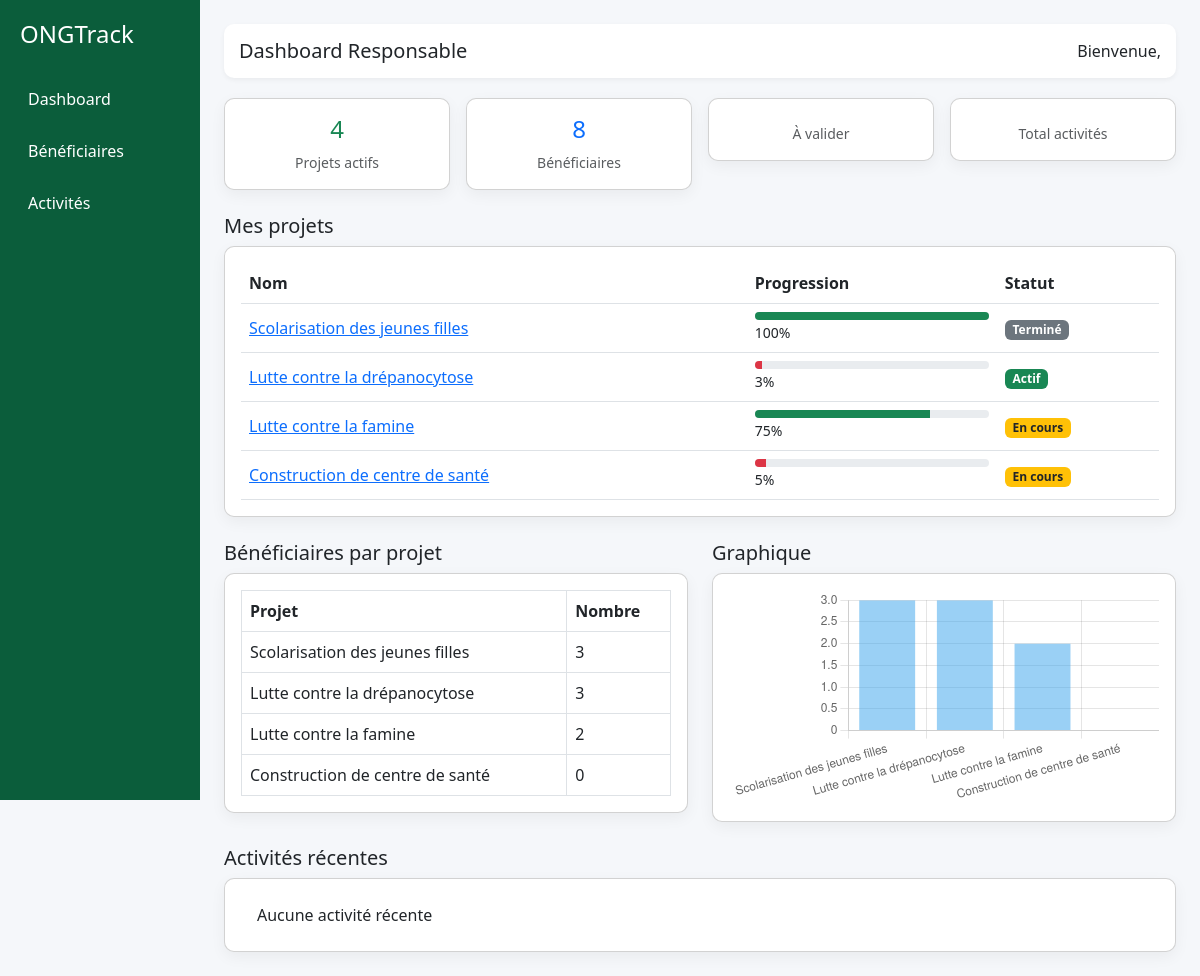
The app's page /responsable/dashboard/ with its own data.
### projects/models.py (models this page shows, shortened)
class Project(models.Model):
    STATUS_CHOICES = [
        ('actif', 'Actif'),
        ('en_cours', 'En cours'),
        ('termine', 'Terminé'),
    ]
    CATEGORY_CHOICES = [
        ('education', 'Éducation'),
        ('sante', 'Santé'),
        ('eau', 'Eau & Assainissement'),
        ('nutrition', 'Nutrition'),
    ]
    name = models.CharField(max_length=200)
    description = models.TextField(default="Description du projet")
    region = models.CharField(max_length=100, default="Lomé")
    category = models.CharField(max_length=50, choices=CATEGORY_CHOICES, default='education')
    start_date = models.DateField(default="2024-01-01")
    end_date = models.DateField(default="2024-12-31")
    budget = models.FloatField(default=0)
    progress = models.IntegerField(default=0)
    status = models.CharField(max_length=20, choices=STATUS_CHOICES, default='en_cours')
    assigned_agents = models.ManyToManyField(User, blank=True, related_name='assigned_projects')
    created_at = models.DateTimeField(auto_now_add=True)
    updated_at = models.DateTimeField(auto_now=True)

### ongtrack/urls.py (the view)
# urls.py: path('responsable/dashboard/', dashboard, name='responsable_dashboard'),
def dashboard(request):
    projects = Project.objects.all()
    beneficiaries = Beneficiary.objects.all()
    total_men = beneficiaries.filter(gender='homme').count()
    total_women = beneficiaries.filter(gender='femme').count()
    project_data = []
    for project in projects:
        count = project.beneficiaries.count()
        project_data.append({
            'name': project.name,
            'count': count
        })
    context = {
        'projects': projects,
        'total_projects': projects.count(),
        'total_beneficiaries': beneficiaries.count(),
        'total_men': total_men,
        'total_women': total_women,
        'project_data': project_data,
    }
    return render(request, 'dashboard.html', context)

### templates/dashboard.html (shortened to what this page needs)
{% extends 'base.html' %}
{% block title %}
Dashboard Responsable
{% endblock %}
{% block content %}
<div class="row g-3">
    <div class="col-md-3">
        <div class="card p-3 text-center">
            <h4 class="text-success">{{ total_projects }}</h4>
            <small class="text-muted">Projets actifs</small>
        </div>
    </div>
    <div class="col-md-3">
        <div class="card p-3 text-center">
            <h4 class="text-primary">{{ total_beneficiaries }}</h4>
            <small class="text-muted">Bénéficiaires</small>
        </div>
    </div>
    <div class="col-md-3">
        <div class="card p-3 text-center">
            <small class="text-muted">À valider</small>
        </div>
    </div>
    <div class="col-md-3">
        <div class="card p-3 text-center">
            <small class="text-muted">Total activités</small>
        </div>
    </div>
</div>
<div class="mt-4">
    <h5>Mes projets</h5>
    <div class="card p-3">
        <table class="table table-hover align-middle mb-0">
            <thead>
                <tr>
                    <th>Nom</th>
                    <th style="width: 250px;">Progression</th>
                    <th>Statut</th>
                </tr>
            </thead>
            <tbody>
                {% for project in projects %}
                <tr>
                    <td>
                        <a href="{% url 'project_detail' project.id %}">
                            {{ project.name }}
                        </a>
                    </td>
                    <td>
                        <div class="progress" style="height: 8px;">
                            <div class="progress-bar
                                {% if project.progress < 30 %}bg-danger
                                {% elif project.progress < 70 %}bg-warning
                                {% else %}bg-success{% endif %}"
                                style="width: {{ project.progress }}%;">
                            </div>
                        </div>
                        <small>{{ project.progress }}%</small>
                    </td>
                    <td>
                        {% if project.status == "actif" %}
                            <span class="badge bg-success">Actif</span>
                        {% elif project.status == "en_cours" %}
                            <span class="badge bg-warning text-dark">En cours</span>
                        {% else %}
                            <span class="badge bg-secondary">Terminé</span>
                        {% endif %}
                    </td>
                </tr>
                {% empty %}
                <tr>
                    <td colspan="3" class="text-center">Aucun projet disponible</td>
                </tr>
                {% endfor %}
            </tbody>
        </table>
    </div>
</div>
<div class="row mt-4">
    <div class="col-md-6">
        <h5>Bénéficiaires par projet</h5>
        <div class="card p-3">
            <table class="table table-bordered mb-0">
                <thead>
                    <tr>
                        <th>Projet</th>
                        <th>Nombre</th>
                    </tr>
                </thead>
                <tbody>
                    {% for item in project_data %}
                    <tr>
                        <td>{{ item.name }}</td>
                        <td>{{ item.count }}</td>
                    </tr>
                    {% empty %}
                    <tr>
                        <td colspan="2" class="text-center">Aucune donnée</td>
                    </tr>
                    {% endfor %}
                </tbody>
            </table>
        </div>
    </div>
    <div class="col-md-6">
        <h5>Graphique</h5>
        <div class="card p-3">
            <canvas id="beneficiaryChart"></canvas>
        </div>
    </div>
</div>
<div class="mt-4">
    <h5>Activités récentes</h5>
    <div class="card p-3">
        <ul class="list-group list-group-flush">
            {% for a in recent_activities %}
            <li class="list-group-item d-flex justify-content-between">
                <span>{{ a.get_type_display }} - {{ a.project.name }}</span>
                <span>
                    {% if a.status == "valide" %}
                        <span class="badge bg-success">Validé</span>
                    {% elif a.status == "rejete" %}
                        <span class="badge bg-danger">Rejeté</span>
                    {% else %}
                        <span class="badge bg-warning text-dark">En attente</span>
                    {% endif %}
                </span>
            </li>
            {% empty %}
            <li class="list-group-item">Aucune activité récente</li>
            {% endfor %}
        </ul>
    </div>
</div>
<script>
    const labels = [
        {% for item in project_data %}
            "{{ item.name }}",
        {% endfor %}
    ];
    const data = [
        {% for item in project_data %}
            {{ item.count }},
        {% endfor %}
    ];
    const ctx = document.getElementById('beneficiaryChart');
    new Chart(ctx, {
        type: 'bar',
        data: {
            labels: labels,
            datasets: [{
                label: 'Bénéficiaires',
                data: data
            }]
        },
        options: {
            responsive: true,
            plugins: {
                legend: { display: false }
            },
            scales: {
                y: { beginAtZero: true }
            }
        }
    });
</script>
{% endblock %}

### templates/base.html (style rules this page uses)
body { background-color: #f5f7fa; font-family: 'Segoe UI', sans-serif; }
.card { border-radius: 10px; box-shadow: 0px 5px 15px rgba(0,0,0,0.05); }

### records on screen
Project: name "Scolarisation des jeunes filles", progress "100", status "Terminé", name "Scolarisation des jeunes filles"
Project: name "Lutte contre la drépanocytose", progress "3", status "Actif", name "Lutte contre la drépanocytose"
Project: name "Lutte contre la famine", progress "75", status "En cours", name "Lutte contre la famine"
Project: name "Construction de centre de santé", progress "5", status "En cours", name "Construction de centre de santé"

### other values on screen
{{ total_projects }} "4"
{{ total_beneficiaries }} "8"
{{ item.count }} "3" "3" "2" "0"
chart data {{ item.name }} Scolarisation des jeunes filles, Lutte contre la drépanocytose, Lutte contre la famine, Construction de centre de santé
chart data {{ item.count }} 3, 3, 2, 0
